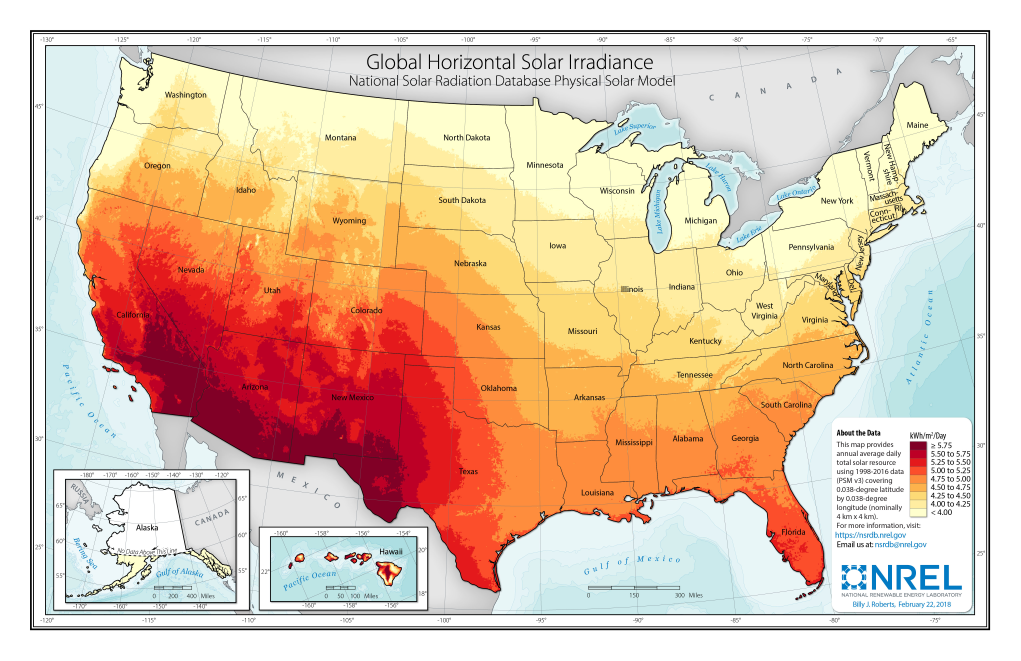
#> input picture SOLAR.jpg, 5101 x 3301 px, found by its file name (shown at 1/5 size)
$ python 'color read _v3.py'
#> lines starting #> are read from the running program, lines starting #| are printed output that depends on the picture; after the words box and inside, x2 and y2 are one past the last pixel; in counts of white or black regions, pixels touching at a corner belong together
### Img.py
import cv2
import numpy as np

class Img:
    """Image class used for color reading on maps"""
    def __init__(self,
                 name: str,
                 filepath: str,
                 baseclr: list=[0,0,0],
                 topclr: list=[255,255,255],
                 filtertype: int=-1) -> None:
        # initializes variables as class attributes
        self.file = filepath
        self.base = np.array(baseclr)     # darker color
        self.top = np.array(topclr)       # lighter color
        self.fltr = filtertype
        self.name = name

    def read(self):
        """reads and resizes the map image"""
        # reading and resizing
        self.img = cv2.imread(self.file, self.fltr)
#> self.img is the input picture: shape (3301, 5101, 3); mean B, G, R 175, 197.3, 226.1
        self.img = cv2.resize(self.img, (1020,660))   #20% is 660x1020
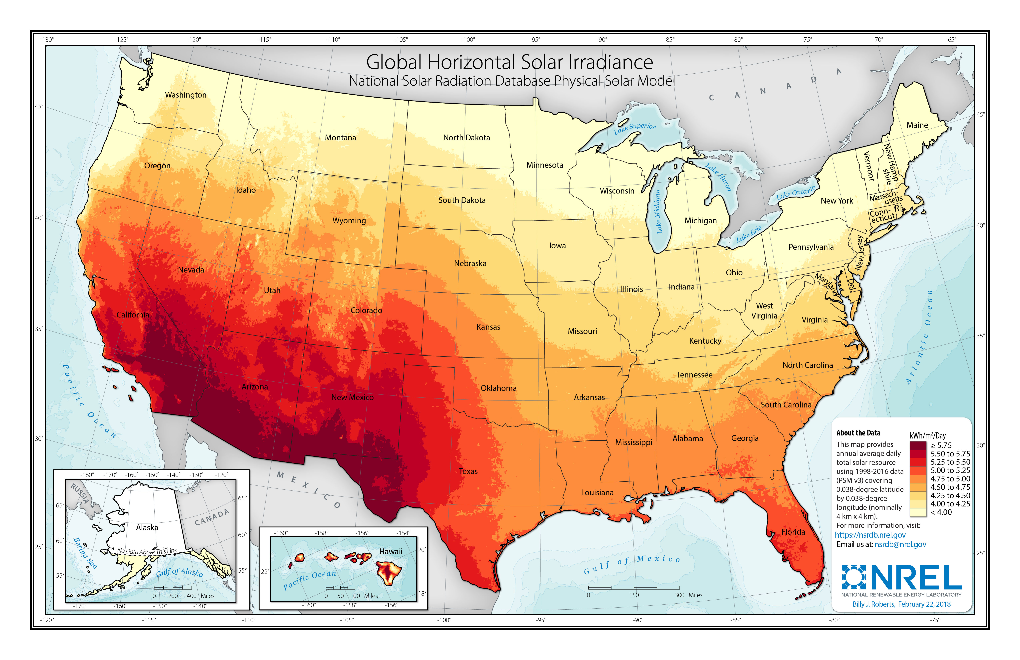
#> self.img: shape (660, 1020, 3); mean B, G, R 174.3, 196.7, 225.5

        # self.img = cv2.resize(self.img, (0,0), fx=0.2, fy = 0.2)   #20% is 660x1020

        # defines the image dimensions in x, y, and channels
        self.dim = self.img.shape
#> self.dim = (660, 1020, 3)
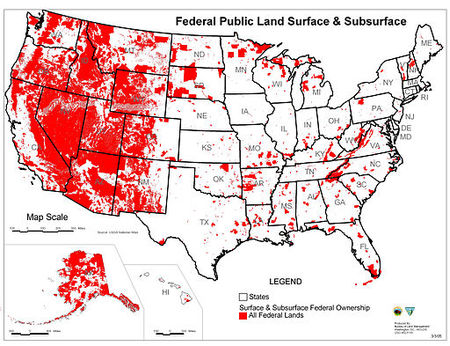
#> input picture PUBLIC_LAND.jpg, 450 x 346 px, found by its file name
#> in read, self.img is the input picture: shape (346, 450, 3); mean B, G, R 206.6, 206.7, 233.3
#> in read (call 2), `self.img = cv2.resize(self.img, (1020,660))`:
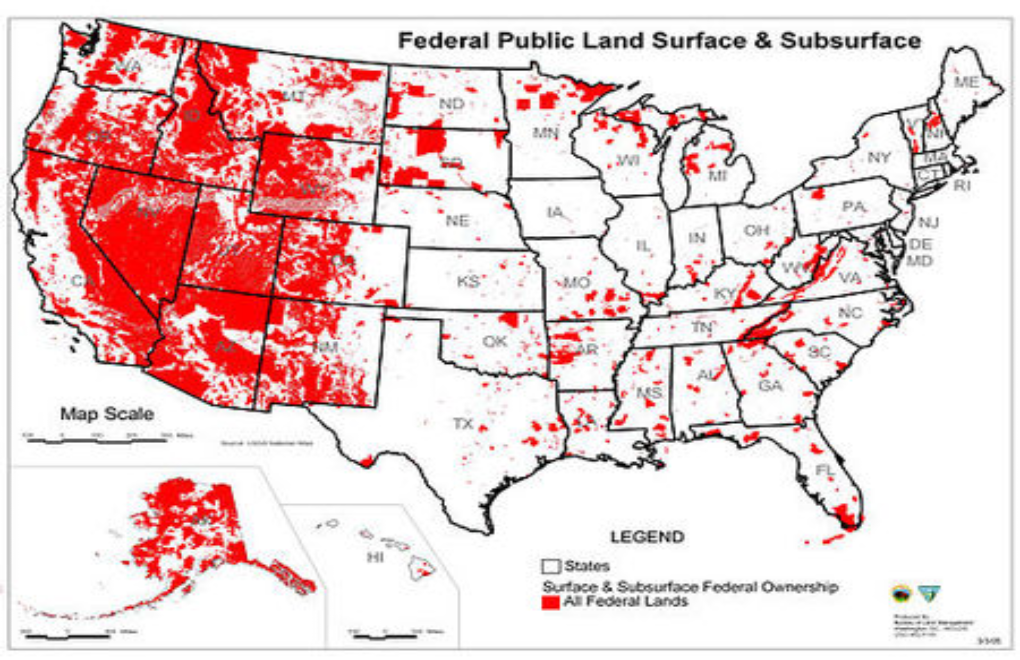
#> self.img: shape (660, 1020, 3); mean B, G, R 206.5, 206.6, 233.2

    def apply_mask(self):
        """creates mask and performs mask operation"""
        # defines the mask based on the base and top colors.
        self.mask = cv2.inRange(self.img, self.base, self.top)
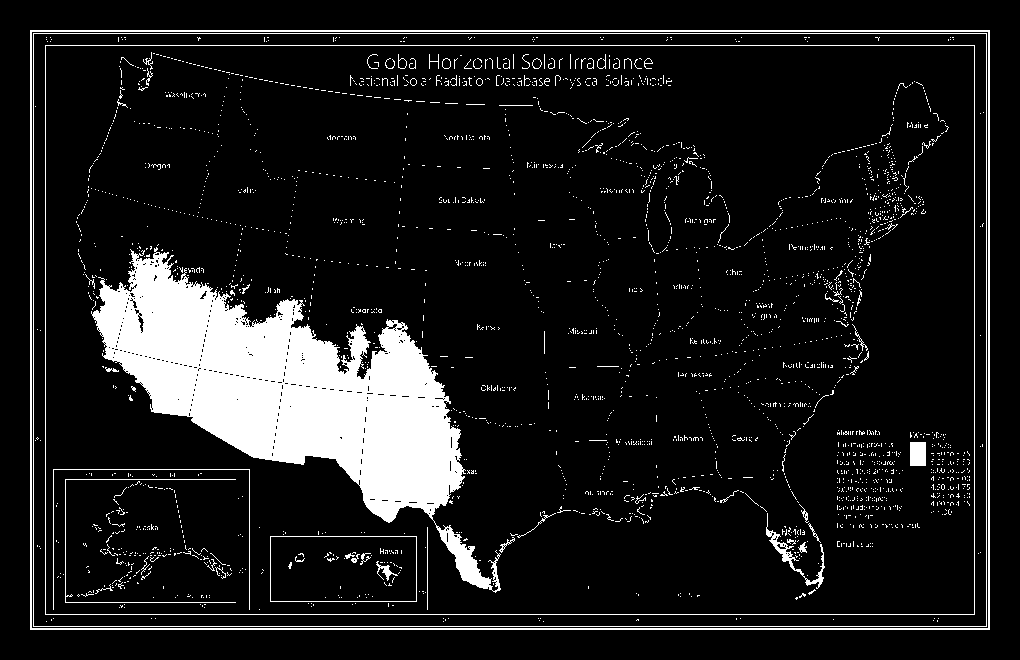
#> self.mask: shape (660, 1020); 11.1% white; 2940 white regions (2877 under 20 px), largest, box (x1, y1, x2, y2) and area: (91, 247, 501, 593) 49553, (30, 30, 990, 630) 6224, (33, 33, 987, 627) 3092

        # combines the image with itself, and applies the mask
        self.result = cv2.bitwise_and(self.img, self.img, mask=self.mask)
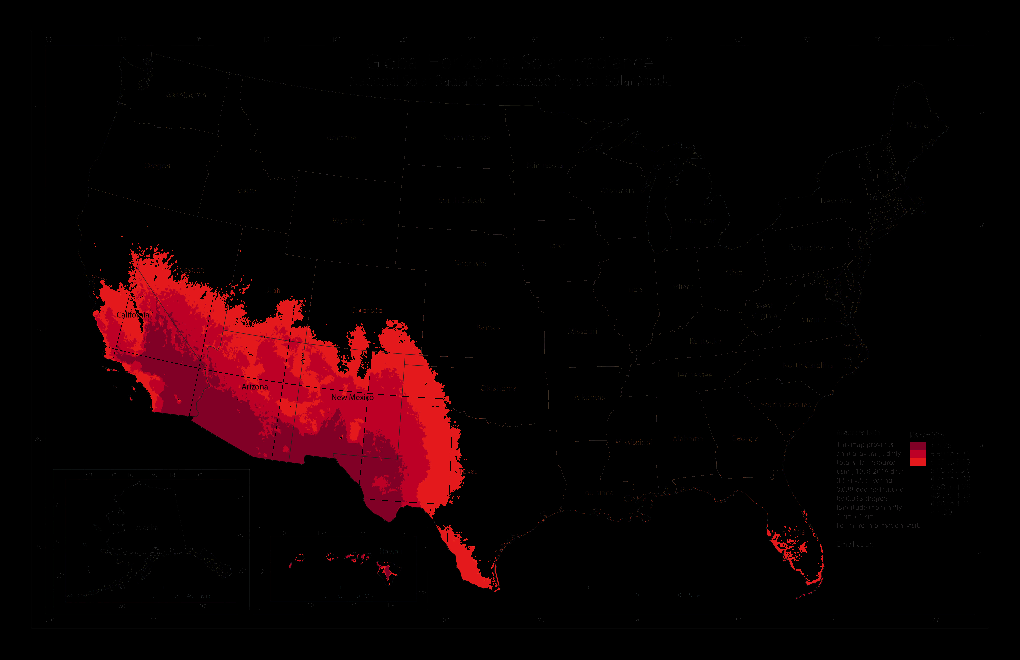
#> self.result: shape (660, 1020, 3); mean B, G, R 2.8, 1.1, 14.3

    def display_result(self):
        """Displays results and closes images upon key touch"""
        #displays the result and mask as an image file
        cv2.imshow(self.name, self.result)
        cv2.imshow(self.name + ' mask', self.mask)

        #Waits infinitely long, until any key is pressed which closes images.
        # cv2.waitKey(0)
        # cv2.destroyAllWindows()

### color read _v3.py
from Img import Img
import numpy as np
import cv2

solar = Img('solar','color_detection_map/SOLAR.jpg', [0,0,0],[50,50,255], -1)
pland = Img('pland','color_detection_map/PUBLIC_LAND.jpg', [0,0,0],[50,50,255], -1)

solar.read()
pland.read()

solar.apply_mask()
pland.apply_mask()
#> in apply_mask (call 2), `self.mask = cv2.inRange(self.img, self.base, self.top)`:
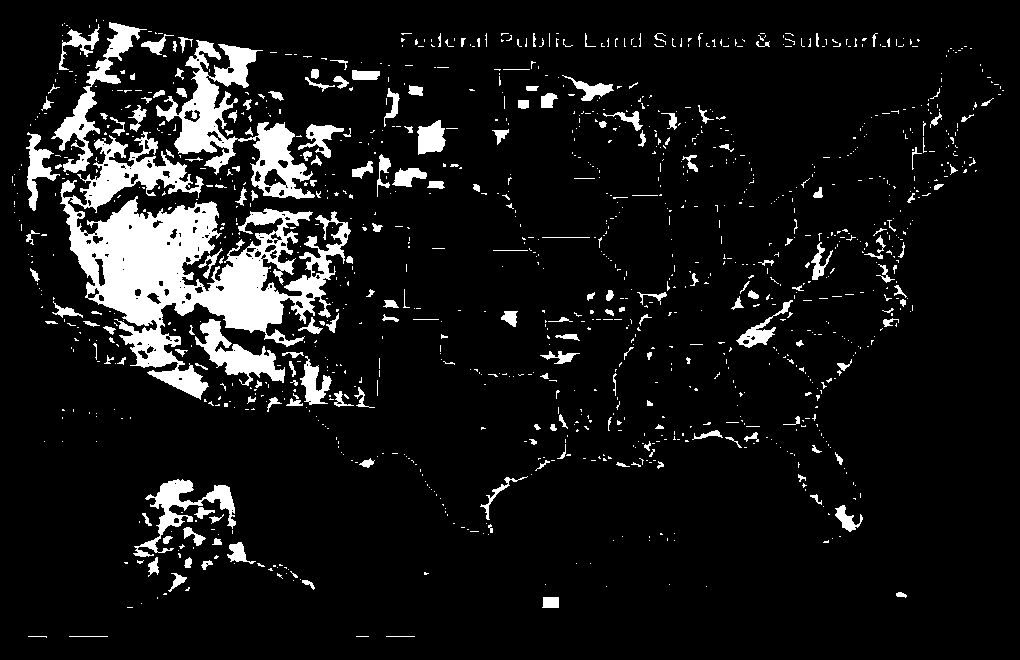
#> self.mask: shape (660, 1020); 9.2% white; 1218 white regions (1012 under 20 px), largest, box (x1, y1, x2, y2) and area: (60, 131, 351, 400) 26390, (156, 40, 315, 199) 7300, (51, 22, 147, 173) 2663
#> in apply_mask (call 2), `self.result = cv2.bitwise_and(self.img, self.img, mask=self.mask)`:
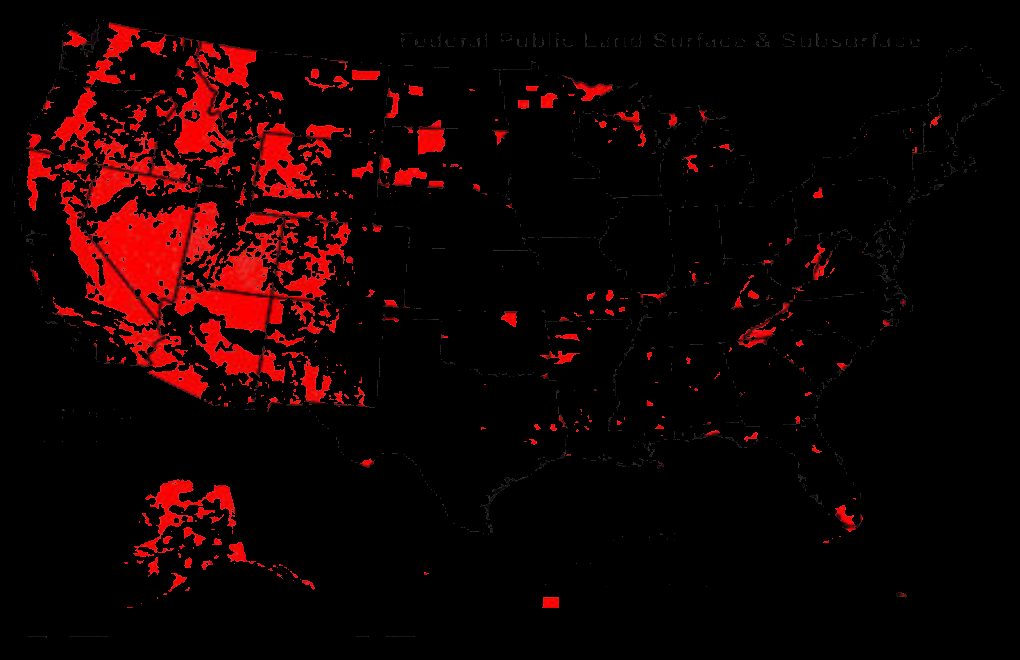
#> self.result: shape (660, 1020, 3); mean B, G, R 1.6, 1.6, 18.9

solar.display_result()
pland.display_result()

cv2.waitKey(0)
cv2.destroyAllWindows()


""" Hori = np.concatenate((solar.result, pland.result), axis = 1)
Hori2 = np.concatenate((solar.mask, pland.mask), axis = 1)

cv2.imshow('H', Hori)
cv2.imshow('V', Hori2)

cv2.waitKey(0)
cv2.destroyAllWindows() """
